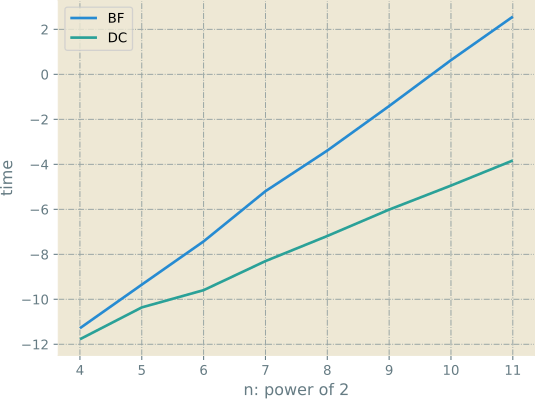

Recreate this plot in Python.
import time

import matplotlib.pyplot as plt
import numpy as np


def dist(u, v):  # 计算距离
    return np.linalg.norm(u - v)


def closest_pair(low, high, sort_y):
    if high - low <= 2:  # 如果不超过3个点 不再递归 直接求最小距离
        closest = float("inf")
        for i in range(low, high + 1):
            for j in range(i + 1, high + 1):
                closest = min(closest, dist(v[i], v[j]))
        return closest

    mid = int((low + high) / 2)
    xmid = (v[mid, 0] + v[mid + 1, 0]) / 2  # 中线位置

    index = [i for i in sort_y if low <= i and i <= mid]  # 左半元素按y升序后的索引
    delta_left = closest_pair(low, mid, index)

    index = [i for i in sort_y if mid + 1 <= i and i <= high]  # 右半元素按y升序后的索引
    delta_right = closest_pair(mid + 1, high, index)

    delta = min(delta_left, delta_right)
    index = []
    for i in sort_y:
        if v[i, 0] <= xmid + delta and v[i, 0] >= xmid - delta:  # 中间带状区域中的点
            index.append(i)

    closest = float("inf")
    l = len(index)
    for i in range(l):  # 计算带状区域中的最近点对
        for j in range(i + 1, min(i + 8, l)):  # 最多考虑7个点
            closest = min(closest, dist(v[index[i]], v[index[j]]))

    return min(closest, delta)


np.random.seed(0)

trial = 8
time_cost = np.zeros([2, trial])

for t in range(trial):
    n = 2**(t + 4)
    v = np.random.rand(n, 2)     # 随机生成n个点

    start = time.perf_counter()
    closest = float("inf")
    for i in range(n):
        for j in range(i + 1, n):
            closest = min(closest, dist(v[i], v[j]))  # 暴力穷举
    time_cost[0, t] = time.perf_counter() - start

    start = time.perf_counter()
    v = v[v[:, 0].argsort()]    # 对v按x升序
    sort_y = v[:, 1].argsort()  # 对v按y升序 sort_y记录升序后元素在原来v中的索引
    closest = closest_pair(0, n - 1, sort_y)
    time_cost[1, t] = time.perf_counter() - start

with plt.style.context('Solarize_Light2'):
    x = [v for v in range(4, 4 + trial)]
    plt.plot(x, np.log2(time_cost[0, :]), label="BF")  # 对数坐标轴
    plt.plot(x, np.log2(time_cost[1, :]), label="DC")  # 对数坐标轴
    plt.xlabel('n: power of 2')
    plt.ylabel('time: power of 2')
    plt.legend()
    plt.grid(color='#93a1a1', linestyle='-.', linewidth=0.7)
    plt.savefig("closest-pair2.svg", transparent=True, bbox_inches="tight")
